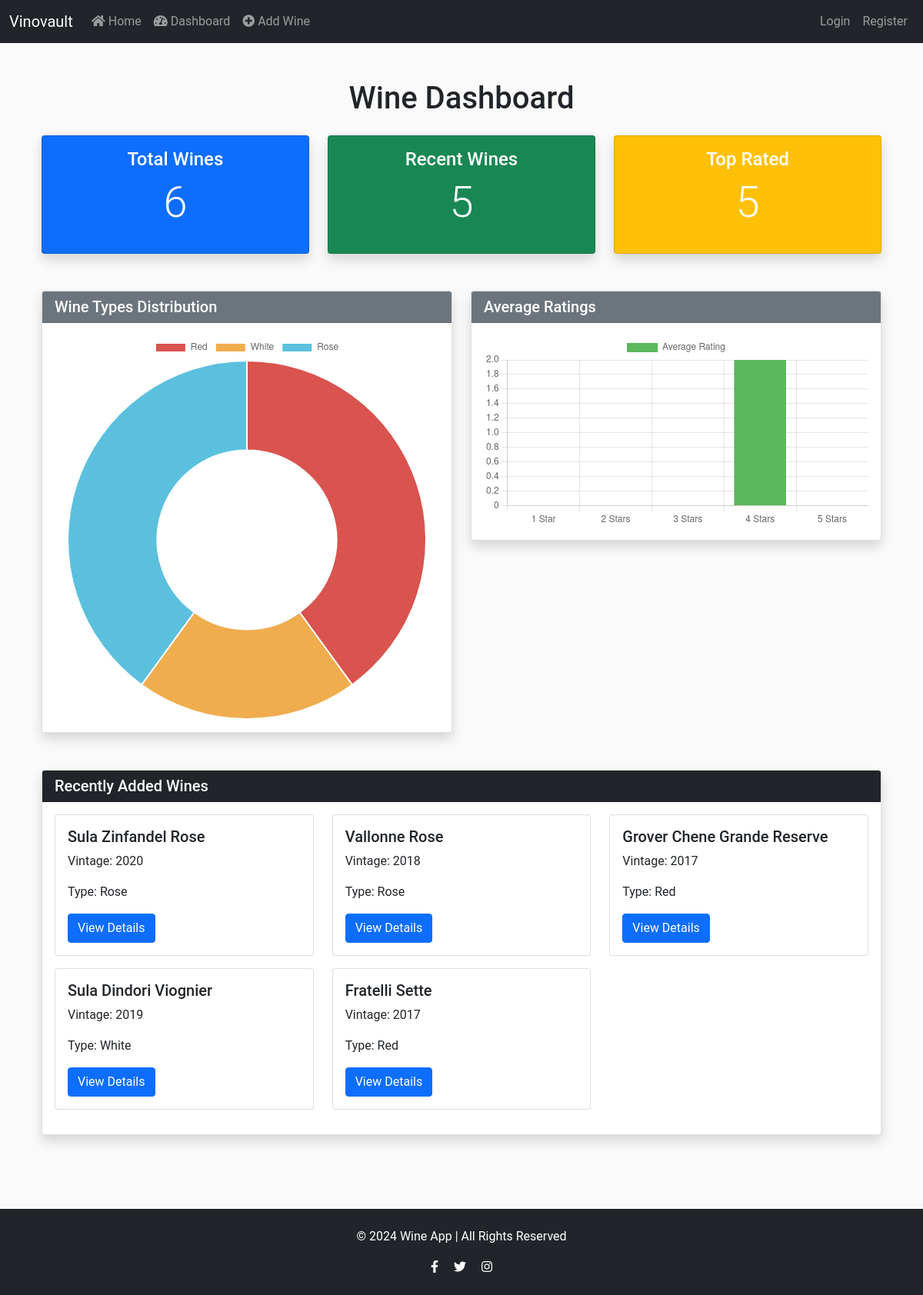
/dashboard/, run on the app's committed database.
### wines/models.py (models this page shows, shortened)
class Wine(models.Model):
    name = models.CharField(max_length=100)
    price = models.DecimalField(max_digits=10, decimal_places=2, default=0.00)
    type = models.CharField(max_length=50)
    vintage_year = models.PositiveIntegerField()
    region = models.CharField(max_length=100)
    description = models.TextField(blank=True, null=True)
    rating = models.DecimalField(max_digits=2, decimal_places=1)
    serving_temperature = models.CharField(max_length=50, default="")
    Alcohol = models.CharField(max_length=50, default="")
    Bottle_size = models.CharField(max_length=50, default="")
    image = models.ImageField(upload_to='images/', blank=True, null=True)

### wines/views.py (the view)
# urls.py: path('dashboard/', views.dashboard, name='dashboard'),
def dashboard(request):
    total_wines = Wine.objects.count()
    recent_wines = Wine.objects.order_by('-id')[:5]
    top_rated_wines = Wine.objects.filter(rating__gte=4)
    wine_type_counts = {
        'red': Wine.objects.filter(type='Red').count(),
        'white': Wine.objects.filter(type='White').count(),
        'rose': Wine.objects.filter(type='Rose').count(),
    }
    average_ratings = {
        1: Wine.objects.filter(rating=1).count(),
        2: Wine.objects.filter(rating=2).count(),
        3: Wine.objects.filter(rating=3).count(),
        4: Wine.objects.filter(rating=4).count(),
        5: Wine.objects.filter(rating=5).count(),
    }
    context = {
        'total_wines': total_wines,
        'recent_wines': recent_wines,
        'top_rated_wines': top_rated_wines,
        'wine_type_counts': wine_type_counts,
        'average_ratings': average_ratings,
    }
    return render(request, 'dashboard.html', context)

### wines/templates/dashboard.html (shortened to what this page needs)
{% extends 'base.html' %}
    {% block content %}
    <div class="container py-4">
        <h1 class="text-center mb-4">Wine Dashboard</h1>
        <div class="row text-center">
            <div class="col-md-4">
                <div class="card bg-primary text-white shadow mb-4">
                    <div class="card-body">
                        <h4>Total Wines</h4>
                        <p class="display-4">{{ total_wines }}</p>
                    </div>
                </div>
            </div>
            <div class="col-md-4">
                <div class="card bg-success text-white shadow mb-4">
                    <div class="card-body">
                        <h4>Recent Wines</h4>
                        <p class="display-4">{{ recent_wines|length }}</p>
                    </div>
                </div>
            </div>
            <div class="col-md-4">
                <div class="card bg-warning text-white shadow mb-4">
                    <div class="card-body">
                        <h4>Top Rated</h4>
                        <p class="display-4">{{ top_rated_wines|length }}</p>
                    </div>
                </div>
            </div>
        </div>
        <div class="row my-4">
            <div class="col-lg-6">
                <div class="card shadow mb-4">
                    <div class="card-header bg-secondary text-white">
                        <h5 class="mb-0">Wine Types Distribution</h5>
                    </div>
                    <div class="card-body">
                        <canvas id="wineTypeChart"></canvas>
                    </div>
                </div>
            </div>
            <div class="col-lg-6">
                <div class="card shadow mb-4">
                    <div class="card-header bg-secondary text-white">
                        <h5 class="mb-0">Average Ratings</h5>
                    </div>
                    <div class="card-body">
                        <canvas id="ratingChart"></canvas>
                    </div>
                </div>
            </div>
        </div>
        <div class="card shadow mb-4">
            <div class="card-header bg-dark text-white">
                <h5 class="mb-0">Recently Added Wines</h5>
            </div>
            <div class="card-body">
                <div class="row">
                    {% for wine in recent_wines %}
                    <div class="col-lg-4 mb-3">
                        <div class="card">
                            <div class="card-body">
                                <h5 class="card-title">{{ wine.name }}</h5>
                                <p class="card-text">Vintage: {{ wine.vintage_year }}</p>
                                <p class="card-text">Type: {{ wine.type }}</p>
                                <a href="/wine/{{ wine.id }}/" class="btn btn-primary">View Details</a>
                            </div>
                        </div>
                    </div>
                    {% endfor %}
                </div>
            </div>
        </div>
    </div>
    <script>
        // Wine Type Distribution Chart
        const wineTypeCtx = document.getElementById('wineTypeChart').getContext('2d');
        const wineTypeChart = new Chart(wineTypeCtx, {
            type: 'doughnut',
            data: {
                labels: ['Red', 'White', 'Rose'],
                datasets: [{
                    label: '# of Wines',
                    data: [{{ wine_type_counts.red|default:0 }}, {{ wine_type_counts.white|default:0 }}, {{ wine_type_counts.rose|default:0 }}],
                    backgroundColor: ['#d9534f', '#f0ad4e', '#5bc0de'],
                }]
            }
        });
        // Average Rating Chart
        const ratingCtx = document.getElementById('ratingChart').getContext('2d');
        const ratingChart = new Chart(ratingCtx, {
            type: 'bar',
            data: {
                labels: ['1 Star', '2 Stars', '3 Stars', '4 Stars', '5 Stars'],
                datasets: [{
                    label: 'Average Rating',
                    data: [
                        {{ average_ratings.1|default:0 }},
                        {{ average_ratings.2|default:0 }},
                        {{ average_ratings.3|default:0 }},
                        {{ average_ratings.4|default:0 }},
                        {{ average_ratings.5|default:0 }}
                    ],
                    backgroundColor: '#5cb85c',
                }]
            }
        });
    </script>
    {% endblock %}

### wines/templates/base.html (style rules this page uses)
body { background-color: #fafafa; font-family: 'Roboto', sans-serif; }

### data on the page
Wine: name "Sula Zinfandel Rose", vintage_year "2020", type "Rose"
Wine: name "Vallonne Rose", vintage_year "2018", type "Rose"
Wine: name "Grover Chene Grande Reserve", vintage_year "2017", type "Red"
Wine: name "Sula Dindori Viognier", vintage_year "2019", type "White"
Wine: name "Fratelli Sette", vintage_year "2017", type "Red"

### other printed values
{{ total_wines }} "6"
{{ recent_wines|length }} "5"
{{ top_rated_wines|length }} "5"
chart data {{ wine_type_counts.red|default:0 }} 2
chart data {{ wine_type_counts.white|default:0 }} 1
chart data {{ wine_type_counts.rose|default:0 }} 2
chart data {{ average_ratings.1|default:0 }} 0
